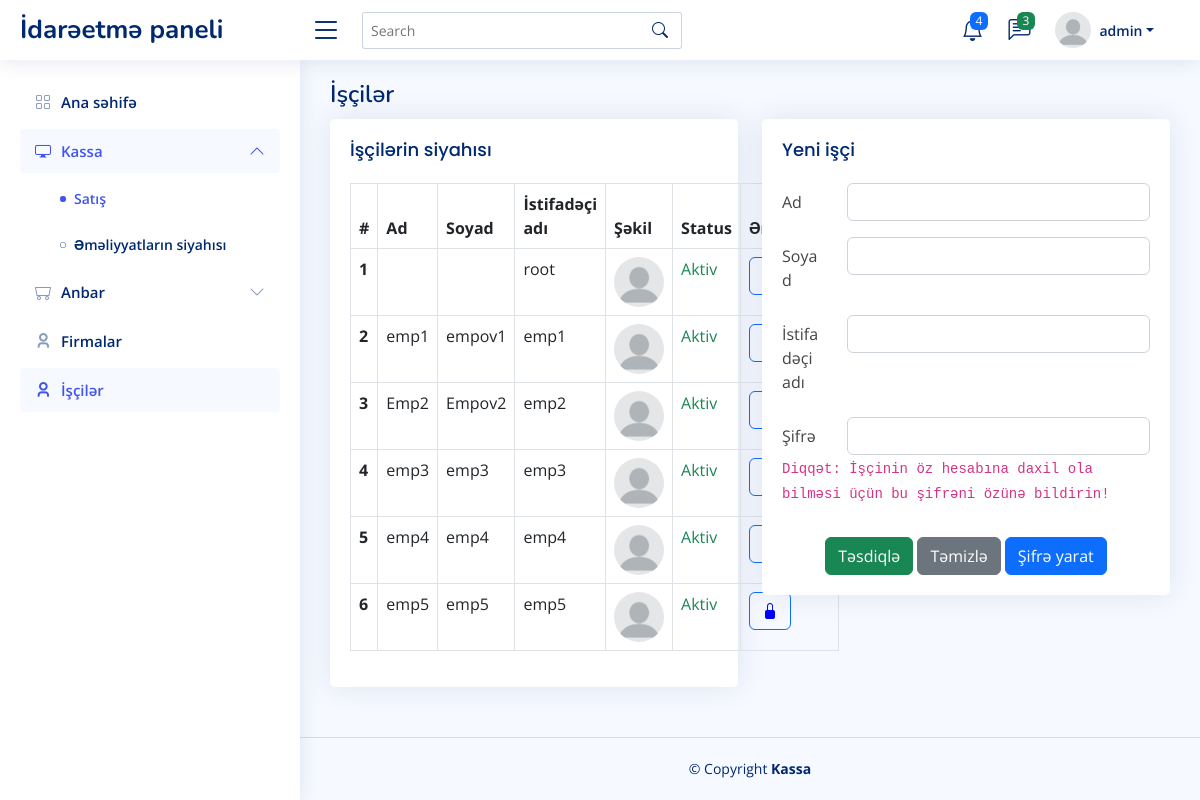
Page /employees (signed in) on the committed database.
### user/models.py (models this page shows, shortened)
class User(DateTimeLog, AbstractUser):
    profile_picture = models.ImageField(verbose_name='Profil şəkil', upload_to='images/user', null=True, default='images/user/profilepictures.png')
    is_manager = models.BooleanField(default=False)
    is_deleted = models.BooleanField(default=False)
    def __str__(self):
        return self.username
    class Meta:
        verbose_name = 'İşçi'
        verbose_name_plural = 'İşçilər'

### pos/views.py (the view)
# urls.py: path('employees', views.EmployeeView.as_view(), name='employees'),
class EmployeeView(ManagerRequiredMixin, CreateView):
    template_name = 'pos/employee.html'
    form_class = UserCreateForm
    success_url = reverse_lazy('pos:employees')
    def get_context_data(self, **kwargs):
        context = super().get_context_data()
        context['employees'] = User.objects.filter(~Q(id=self.request.user.id))
        return context

### user/forms.py (shortened to what this page needs)
class UserCreateForm(UserCreationForm):
    def __init__(self, *args, **kwargs):
        super().__init__(*args, **kwargs)
        del self.fields['password2']
    class Meta:
        model = User
        fields = [
            'first_name',
            'last_name',
            'username',
            'password1',
        ]

### pos/mixin.py (called while the page is built)
    def test_func(self):
        return self.request.user.is_manager

### templates/pos/employee.html (shortened to what this page needs)
{% extends 'pos/index.html' %}
{% block main %}
    <div class="pagetitle">
        <h1>İşçilər</h1>
    </div>
    <section class="section">
        <div class="row">
            <div class="col-lg-6">
                <div class="card">
                    <div class="card-body table-wrapper-scroll-y my-custom-scrollbar h-25">
                        <h5 class="card-title">İşçilərin siyahısı</h5>
                        <table class="table table-bordered">
                            <thead>
                            <tr>
                                <th scope="col">#</th>
                                <th scope="col">Ad</th>
                                <th scope="col">Soyad</th>
                                <th scope="col">İstifadəçi adı</th>
                                <th scope="col">Şəkil</th>
                                <th scope="col">Status</th>
                                <th>Əməliyyat</th>
                            </tr>
                            </thead>
                            <tbody>
                            {% for employee in employees %}
                                <tr {% if employee.is_deleted %} class="table-secondary" {% endif %}>
                                    <th scope="row">{{ forloop.counter }}</th>
                                    <td>{{ employee.first_name }}</td>
                                    <td>{{ employee.last_name }}</td>
                                    <td class="emp_username">{{ employee.username }}</td>
                                    <td><img src="{{ employee.profile_picture.url }}" alt="Profil şəkili"
                                                class="rounded-circle" width="50" height="50"></td>
                                    <td>
                                        {% if employee.is_deleted %}
                                            <p class="text-muted">Bloklanan</p>
                                        {% else %}
                                            <p class="text-success">Aktiv</p>
                                        {% endif %}
                                    </td>
                                    <td>
                                        {% if employee.is_deleted %}
                                            <button class="btn btn-outline-danger" id="employee_restore_btn"
                                                    data-bs-toggle="modal" data-bs-target="#modal_employee_restore"
                                                    url="{% url 'pos:employee_restore' employee.id %}">
                                                <i class="bi bi-unlock" style="color: red;"></i>
                                            </button>
                                        {% else %}
                                            <button class="btn btn-outline-primary" id="employee_delete_btn"
                                                data-bs-toggle="modal" data-bs-target="#modal_employee_delete"
                                                url="{% url 'pos:employee_block' employee.id %}">
                                            <i class="bi bi-lock-fill" style="color: blue;"></i>
                                        </button>
                                        {% endif %}
                                    </td>
                                </tr>
                            {% empty %}
                                <tr>
                                    <td colspan="5" style="text-align: center;">Məlumat yoxdur</td>
                                </tr>
                            {% endfor %}
                            </tbody>
                        </table>
                    </div>
                </div>
            </div>
            <div class="col-lg-6">
                <div class="card">
                    <div class="card-body">
                        <h5 class="card-title">Yeni işçi</h5>
                        <form method="post">
                            <div class="row mb-3">
                                <label for="inputFirstName" class="col-sm-2 col-form-label">Ad</label>
                                <div class="col-sm-10">
                                    <input type="text" class="form-control" id="inputFirstName" name="first_name"
                                           required>
                                </div>
                            </div>
                            <div class="row mb-3">
                                <label for="inputLastName" class="col-sm-2 col-form-label">Soyad</label>
                                <div class="col-sm-10">
                                    <input type="text" class="form-control" id="inputLastName" name="last_name"
                                           required>
                                </div>
                            </div>
                            <div class="row mb-3">
                                <label for="inputUsername" class="col-sm-2 col-form-label">İstifadəçi adı</label>
                                <div class="col-sm-10">
                                    <input type="text" class="form-control" id="inputUsername" name="username" required>
                                </div>
                            </div>
                            <div class="row mb-3">
                                <label for="inputPassword1" class="col-sm-2 col-form-label">Şifrə</label>
                                <div class="col-sm-10">
                                    <input type="text" class="form-control" id="inputPassword1" name="password1"
                                           required>
                                </div>
                                <p><code>Diqqət: İşçinin öz hesabına daxil ola bilməsi üçün bu şifrəni özünə
                                    bildirin!</code></p>
                            </div>
                            <div class="text-center">
                                <button type="submit" class="btn btn-success">Təsdiqlə</button>
                                <button type="reset" class="btn btn-secondary">Təmizlə</button>
                                <button class="btn btn-primary" id="generate_password">Şifrə yarat</button>
                            </div>
                        </form>
                    </div>
                </div>
            </div>
        </div>
    </section>
{% endblock %}

### templates/partials/header.html (shortened to what this page needs)
  <header id="header" class="header fixed-top d-flex align-items-center">
    <div class="d-flex align-items-center justify-content-between">
      <a class="logo d-flex align-items-center">
        <span class="d-none d-lg-block">İdarəetmə paneli</span>
      </a>
      <i class="bi bi-list toggle-sidebar-btn"></i>
    </div>
    <div class="search-bar">
      <form class="search-form d-flex align-items-center" method="POST" action="#">
        <input type="text" name="query" placeholder="Search" title="Enter search keyword">
        <button type="submit" title="Search"><i class="bi bi-search"></i></button>
      </form>
    </div>
    <nav class="header-nav ms-auto">
      <ul class="d-flex align-items-center" style="margin-right: 30px;">
        <li class="nav-item dropdown">
          <a class="nav-link nav-icon" href="#" data-bs-toggle="dropdown">
            <i class="bi bi-bell"></i>
            <span class="badge bg-primary badge-number">4</span>
          </a>
        </li>
        <li class="nav-item dropdown">
          <a class="nav-link nav-icon" href="#" data-bs-toggle="dropdown">
            <i class="bi bi-chat-left-text"></i>
            <span class="badge bg-success badge-number">3</span>
          </a>
        </li>
        <li class="nav-item dropdown pe-3">
          <a class="nav-link nav-profile d-flex align-items-center pe-0" href="#" data-bs-toggle="dropdown">
            <img src="{{ user.profile_picture.url }}" alt="Profile" class="rounded-circle">
            <span class="d-none d-md-block dropdown-toggle ps-2">{{ user }}</span>
          </a>
        </li>
      </ul>
    </nav>
  </header>

### static/assets/css/style.css (style rules this page uses)
:root { scroll-behavior: smooth; }
body { font-family: "Open Sans", sans-serif; background: #f6f9ff; color: #444444; }
a { color: #4154f1; text-decoration: none; }
h1, h2, h3, h4, h5, h6 { font-family: "Nunito", sans-serif; }
.pagetitle { margin-bottom: 10px; }
.pagetitle h1 { font-size: 24px; margin-bottom: 0; font-weight: 600; color: #012970; }
.card { margin-bottom: 30px; border: none; border-radius: 5px; box-shadow: 0px 0 30px rgba(1, 41, 112, 0.1); }
.card-title { padding: 20px 0 15px 0; font-size: 18px; font-weight: 500; color: #012970; font-family: "Poppins", sans-serif; }
.card-body { padding: 0 20px 20px 20px; }
.logo { line-height: 1; }
@media (min-width: 1200px) { .logo { width: 280px; } }
.logo span { font-size: 26px; font-weight: 700; color: #012970; font-family: "Nunito", sans-serif; }
.header { transition: all 0.5s; z-index: 997; height: 60px; box-shadow: 0px 2px 20px rgba(1, 41, 112, 0.1); background-color: #fff; padding-left: 20px; }
.header .toggle-sidebar-btn { font-size: 32px; padding-left: 10px; cursor: pointer; color: #012970; }
.header .search-bar { min-width: 360px; padding: 0 20px; }
.header .search-form { width: 100%; }
.header .search-form input { border: 0; font-size: 14px; color: #012970; border: 1px solid rgba(1, 41, 112, 0.2); padding: 7px 38px 7px 8px; border-radius: 3px; transition: 0.3s; width: 100%; }
.header .search-form button { border: 0; padding: 0; margin-left: -30px; background: none; }
.header .search-form button i { color: #012970; }
.header-nav ul { list-style: none; }
.header-nav>ul { margin: 0; padding: 0; }
.header-nav .nav-icon { font-size: 22px; color: #012970; margin-right: 25px; position: relative; }
.header-nav .nav-profile { color: #012970; }
.header-nav .nav-profile img { max-height: 36px; }
.header-nav .nav-profile span { font-size: 14px; font-weight: 600; }
.header-nav .badge-number { position: absolute; inset: -2px -5px auto auto; font-weight: normal; font-size: 12px; padding: 3px 6px; }

### rows in the picture
User: profile_picture (picture), username "admin"
User: username "root", profile_picture (picture), is_deleted "Aktiv"
User: first_name "emp1", last_name "empov1", username "emp1", profile_picture (picture), is_deleted "Aktiv"
User: first_name "Emp2", last_name "Empov2", username "emp2", profile_picture (picture), is_deleted "Aktiv"
User: first_name "emp3", last_name "emp3", username "emp3", profile_picture (picture), is_deleted "Aktiv"
User: first_name "emp4", last_name "emp4", username "emp4", profile_picture (picture), is_deleted "Aktiv"
User: first_name "emp5", last_name "emp5", username "emp5", profile_picture (picture), is_deleted "Aktiv"
